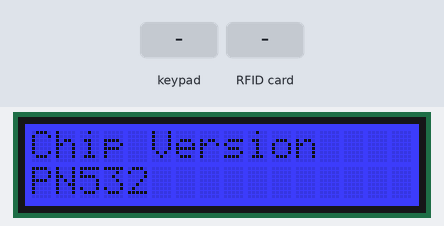
This sketch was run on a simulated Arduino Uno, built with avr-gcc and run on an emulated ATmega328P. Parts: 16×2 character LCD. Inputs (shaded band) come from the test bench. What the sketch prints to the serial monitor is not drawn.

Above: at 2.2 s.
At 9.3 s:
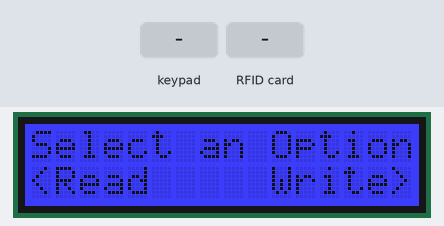
9.4 s: key 'L' pressed
At 9.9 s:
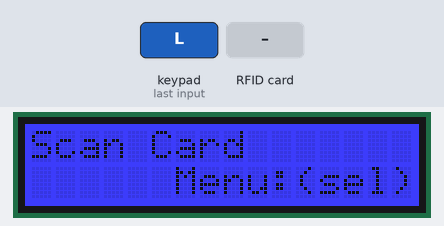
10.9 s: RFID card 5E 7A 19 C4 held to the reader
At 11.7 s:
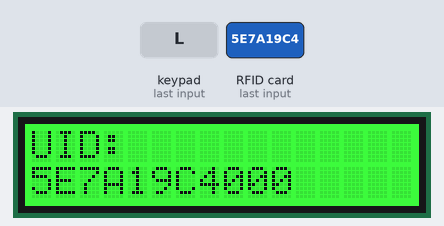
Timing chart, 0 to 13.9 s (numbered marks = the images above; inputs shaded):
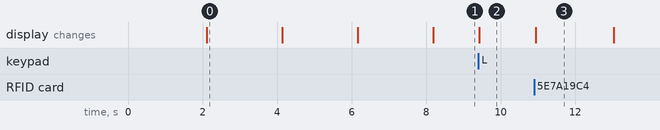

The sketch:

NFC_Project2.ino
```cpp
#include <Wire.h>
#include "Adafruit_RGBLCDShield.h"
#include "Adafruit_PN532.h"

#define PN532_IRQ   (2)
#define PN532_RESET (3)
#define RED 0x1
#define YELLOW 0x3
#define GREEN 0x2
#define TEAL 0x6
#define BLUE 0x4
#define VIOLET 0x5
#define WHITE 0x7

// create the LCD and NFC objects
Adafruit_RGBLCDShield lcd = Adafruit_RGBLCDShield();
//Adafruit_PN532 nfc(PN532_IRQ, PN532_RESET);
Adafruit_PN532 nfc(13, 11, 12, 10);
void setup() {

  // initiate NFC and LCD shields
  nfc.begin();
  lcd.begin(16, 2);
  lcd.clear();
  lcd.setBacklight(BLUE);

  // open serial for debugging
  Serial.begin(115200);

  // opening screen
  lcd.print("NFC Read/Writter");
  lcd.setCursor(0,1);
  lcd.print("By ShadowLurker");
  delay(2000);

  // get NFC firmware version data
  uint32_t versiondata = nfc.getFirmwareVersion();

  // error reading card, and show it. Halt system.
  if (! versiondata) {
    lcd.clear();
    lcd.print("Dind't Find PN532 board.");
    lcd.setBacklight(RED);
    while (1); // halt
  }

  // display card, firmware, and software version data
  lcd.clear();
  lcd.setCursor(0,0);
  lcd.print("Chip Version");
  lcd.setCursor(0,1);
  lcd.print("PN5");lcd.print((versiondata>>24) & 0xFF, HEX);
  delay(2000);
  lcd.clear();
  lcd.setCursor(0,0);
  lcd.print("Firmware Version");
  lcd.setCursor(0,1);
  lcd.print((versiondata>>16) & 0xFF, DEC); lcd.print('.'); lcd.print((versiondata>>8) & 0xFF, DEC);
  delay(2000);
  lcd.clear();
  lcd.setCursor(0,0);
  lcd.print("Software Version");
  lcd.setCursor(0,1);
  lcd.print("0.1");
  delay(2000);

  // configure board to read RFID tags
  nfc.SAMConfig();

  // show opening menu
  lcd.clear();
  lcd.setCursor(0,0);
  lcd.print("Select an Option");
  lcd.setCursor(0,1);
  lcd.print("<Read");
  lcd.setCursor(10,1);
  lcd.print("Write>");

}

void screenReset() {

  // initiate NFC and LCD shields
  nfc.begin();
  lcd.begin(16, 2);
  lcd.clear();
  lcd.setBacklight(BLUE);


  // show opening menu
  lcd.clear();
  lcd.setCursor(0,0);
  lcd.print("Select an Option");
  lcd.setCursor(0,1);
  lcd.print("<Read");
  lcd.setCursor(10,1);
  lcd.print("Write>");

}

void loop(void) {

  uint8_t buttons = lcd.readButtons();

  // main menu
  if (buttons) {
    if (buttons & BUTTON_LEFT) {
      readNFCcard();
      delay(2000);
      screenReset();
    }
    if (buttons & BUTTON_RIGHT) {
      writeNFCcard();
    }
  }
}

void readNFCcard() {

  uint8_t buttons = lcd.readButtons();

  uint8_t success={0};
  uint8_t uid[] = { 0, 0, 0, 0, 0, 0, 0 };  // Buffer to store the returned UID
  uint8_t uidLength={0};                        // Length of the UID (4 or 7 bytes depending on ISO14443A card type)

  uint8_t data16[16] = {0};


  // promt for card to be scanned.
  lcd.clear();
  lcd.setCursor(0,0);
  lcd.print("Scan Card");
  lcd.setBacklight(BLUE);

  // tell the user to press select to return to menu loop
  lcd.setCursor(6,1);
  lcd.print("Menu:(sel)");

  // TODO: Get this working
  // if select button pressed return to menu
  if (buttons) {
    if (buttons & BUTTON_SELECT) {
      return;
    }
  }

  // Wait for an ISO14443A type cards (Mifare, etc.).  When one is found
  // 'uid' will be populated with the UID, and uidLength will indicate
  // if the uid is 4 bytes (Mifare Classic) or 7 bytes (Mifare Ultralight)
  success = nfc.readPassiveTargetID(PN532_MIFARE_ISO14443A, uid, &uidLength);


  if (success) {
    // Display some basic information about the card
    Serial.print("Found an ISO14443A card");
    Serial.print("  UID Length: ");Serial.print(uidLength, DEC);Serial.println(" bytes");
    Serial.print("  UID Value: ");
    nfc.PrintHex(uid, uidLength);
    Serial.println("");


    if (uidLength == 4) {
      // We probably have a Mifare Classic card ...
      Serial.println("Seems to be a Mifare Classic card (4 byte UID)");

      // Now we need to try to authenticate it for read/write access
      // Try with the factory default KeyA: 0xFF 0xFF 0xFF 0xFF 0xFF 0xFF
      Serial.println("Trying to authenticate block 4 with default KEYA value");
      uint8_t keya[6] = { 0xFF, 0xFF, 0xFF, 0xFF, 0xFF, 0xFF };

      // Start with block 4 (the first block of sector 1) since sector 0
      // contains the manufacturer data and it's probably better just
      // to leave it alone unless you know what you're doing
      success = nfc.mifareclassic_AuthenticateBlock(uid, uidLength, 4, 0, keya);

      if (success) {
        Serial.println("Sector 1 (Blocks 4..7) has been authenticated");

        lcd.clear();
        lcd.setCursor(0,0);
        lcd.print("UID:");
        lcd.setCursor(0,1);
        for(int i = 0; i <sizeof(uid); i++)
        {
          lcd.print(uid[i], HEX);
        }
        lcd.setBacklight(GREEN);


        // If you want to write something to block 4 to test with, uncomment
        // the following line and this text should be read back in a minute
        //memcpy(data, (const uint8_t[]){ 'a', 'd', 'a', 'f', 'r', 'u', 'i', 't', '.', 'c', 'o', 'm', 0, 0, 0, 0 }, sizeof data);
        // success = nfc.mifareclassic_WriteDataBlock (4, data);

        // Try to read the contents of block 4
        /*success = nfc.mifareclassic_ReadDataBlock(4, data16);

        if (success) {
          // Data seems to have been read ... spit it out
          Serial.println("Reading Block 4:");
          nfc.PrintHexChar(data16, 16);
          Serial.println("");

          // Wait a bit before reading the card again
          delay(1000);
        }
        else {
          lcd.clear();
          lcd.setCursor(0,0);
          lcd.print("Card Denied");
          lcd.setBacklight(RED);
          Serial.println("Ooops ... unable to read the requested block.  Try another key?");
        }*/
      }
      else {
        Serial.println("Ooops ... authentication failed: Try another key?");
        Serial.println("Reading Block 4:");
        nfc.PrintHexChar(data16, 16);
        Serial.println("");

        lcd.clear();
        lcd.setCursor(0,0);
        lcd.print("UID:");
        lcd.setCursor(0,1);
        for(int i = 0; i <sizeof(uid); i++)
        {
          lcd.print(uid[i], HEX);
        }

          // Wait a bit before reading the card again
          delay(1000);
      }
    }

    if (uidLength == 7) {
      // We probably have a Mifare Ultralight card ...
      Serial.println("Seems to be a Mifare Ultralight tag (7 byte UID)");

      // Try to read the first general-purpose user page (#4)
      Serial.println("Reading page 4");
      success = nfc.mifareultralight_ReadPage (4, data16);
      if (success) {
        // Data seems to have been read ... spit it out
        nfc.PrintHexChar(data16, 4);
        Serial.println("");

        // Wait a bit before reading the card again
        delay(1000);
      }
      else {
        Serial.println("Ooops ... unable to read the requested page!?");
      }
    }
  }

}

void writeNFCcard() {
    /*
    lcd.clear();
    lcd.setCursor(0,0);
    lcd.print("Card to write");
    lcd.setBacklight(BLUE);

    Serial.println("\nPlace an NFC Tag that you want to Record these Messages on!"); // Command for the Serial Monitor
    if (nfc.tagPresent()) {
        NdefMessage message = NdefMessage();
        message.addTextRecord("My First NFC Tag Write"); // Text Message you want to Record
        message.addUriRecord("http://allaboutcircuits.com"); // Website you want to Record
        message.addTextRecord("Way to Go, It Worked!");  // Ednding Message for you to Record
        boolean success = nfc.write(message);
        if (success) {
            Serial.println("Good Job, now read it with your phone!"); // if it works you will see this message
        } else {
            Serial.println("Write failed"); // If the the rewrite failed you will see this message
        }
    }
    delay(10000);
    */

}
```

Measured:
- after the input at 9.4 s, the display: changes at once (image 2)
- after the input at 10.9 s, the display: changes at once (image 3)
- what the display in image 0 shows lasts 2.0 s, from 2.1 s to 4.1 s
- what the display in image 3 shows lasts 2.1 s, from 10.9 s to 13.0 s
